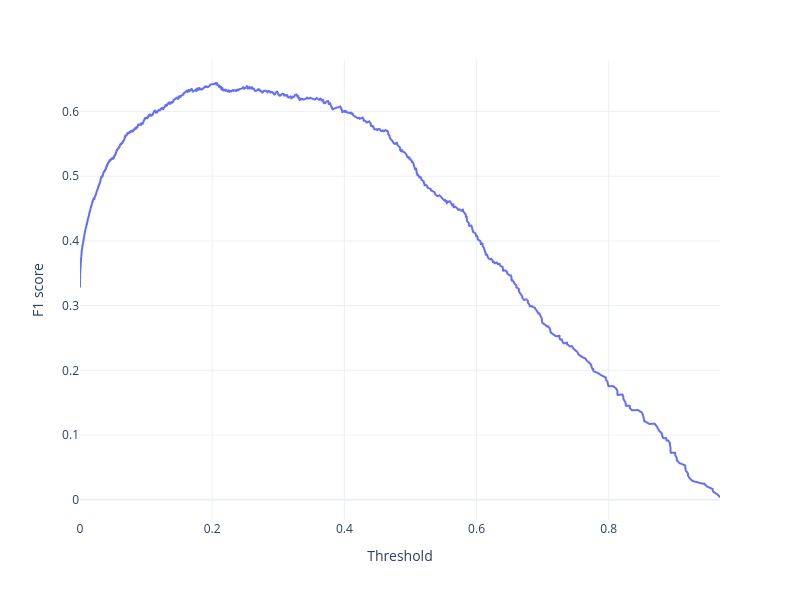

This figure's notebook cell:
### Code cell
px.line(x=threshold, y=f1, width=800, height=600, 
        labels={"x": "Threshold", "y": "F1 score"})

### Figure 1 — Plotly figure (JSON) as saved in the notebook; plotly's stock layout.template omitted (floating-point values rounded to 4 significant figures; data arrays with more than 128 entries replaced by an {"elided": "..."} marker saying what was removed)
{"data": [{"hovertemplate": "Threshold=%{x}<br>F1 score=%{y}<extra></extra>", "legendgroup": "", "line": {"color": "#636efa", "dash": "solid"}, "marker": {"symbol": "circle"}, "mode": "lines", "name": "", "showlegend": false, "type": "scattergl", "x": {"elided": "2421 float values"}, "xaxis": "x", "y": {"elided": "2421 float values"}, "yaxis": "y"}], "layout": {"height": 600, "legend": {"tracegroupgap": 0}, "margin": {"t": 60}, "width": 800, "xaxis": {"anchor": "y", "domain": [0, 1], "title": {"text": "Threshold"}}, "yaxis": {"anchor": "x", "domain": [0, 1], "title": {"text": "F1 score"}}}}
